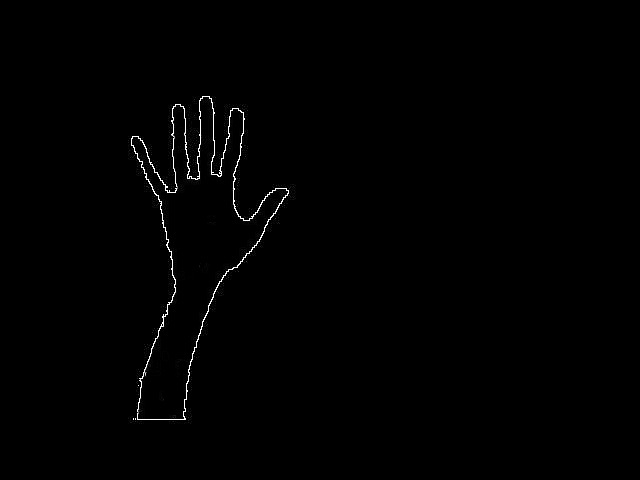
#> input picture startOutline.jpg, 640 x 480 px
$ python version1.py   (older library calls are emulated)
#> lines starting #> are read from the running program, lines starting #| are printed output that depends on the picture; after the words box and inside, x2 and y2 are one past the last pixel; in counts of white or black regions, pixels touching at a corner belong together
import cv2
import numpy as np
import math
import matplotlib.pyplot as plt
from scipy import ndimage

alpha=0
outlineNum=18806*0.85
outline=cv2.imread("startOutline.jpg")
#> outline is the input picture: shape (480, 640, 3); min 0, max 255, mean 1.5
start=cv2.imread("start.png",cv2.IMREAD_GRAYSCALE)
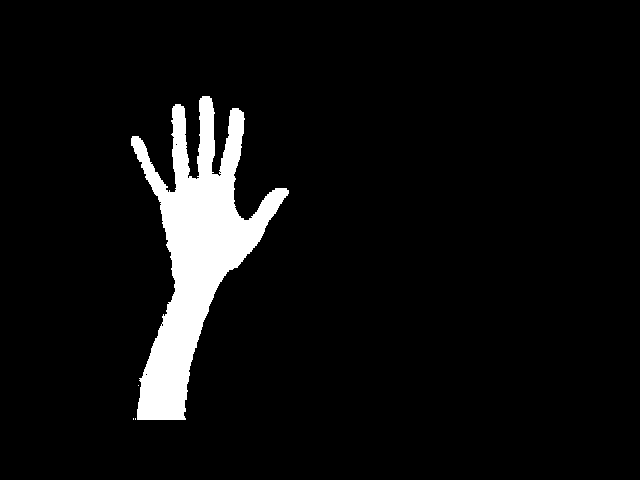
#> input picture start.png, 640 x 480 px
#> start: shape (480, 640); 6.1% white; 4 white regions (3 under 20 px), largest, box (x1, y1, x2, y2) and area: (131, 96, 289, 420) 18801
camera = cv2.VideoCapture(0)
kernel = cv2.getStructuringElement(cv2.MORPH_RECT, (7, 7))
kernel2 = cv2.getStructuringElement(cv2.MORPH_RECT, (3, 3))
face_cascade = cv2.CascadeClassifier('haar_cascade_frontaface.xml')
bg3 = np.zeros((480,640,3), np.uint8)
bg1 = np.zeros((480,640), np.uint8)
robo=bg3.copy()
p=(int(robo.shape[1]/2))
origin=(int(robo.shape[1]/2), int(robo.shape[0]))
cv2.line(robo, origin, (p,200), (0, 0, 255), 2)
#cv2.imshow("robo",robo)
roborot=300
handOrigin=[195,250]
hand={"loc":handOrigin,"aspect_ratio":0.487654,"size":1458,"mean_color":None}
s=0
s2=0
s3=0
threshold = 60
minLineLength = 10
fgbg = cv2.createBackgroundSubtractorMOG2()
fgbg.setDetectShadows(False)
(grabbed, frame) = camera.read()
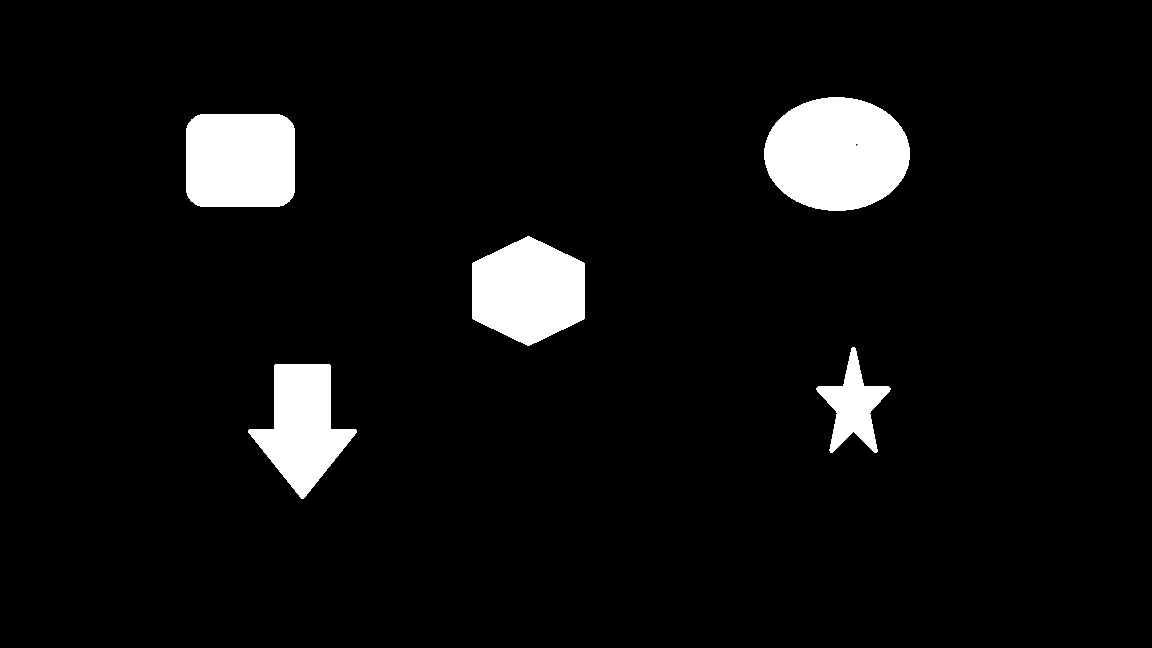
#> input picture blob.png, 1152 x 648 px, given in place of the camera
#> frame is the input picture: shape (648, 1152, 3); mean B, G, R 14.8, 14.8, 14.8
last_box=[131, 96, 158, 324]
frame2=frame.copy()
cv2.rectangle(frame2, (last_box[0], last_box[1]), (last_box[0]+last_box[2],last_box[1]+last_box[3]), (50, 50, 50), cv2.FILLED)
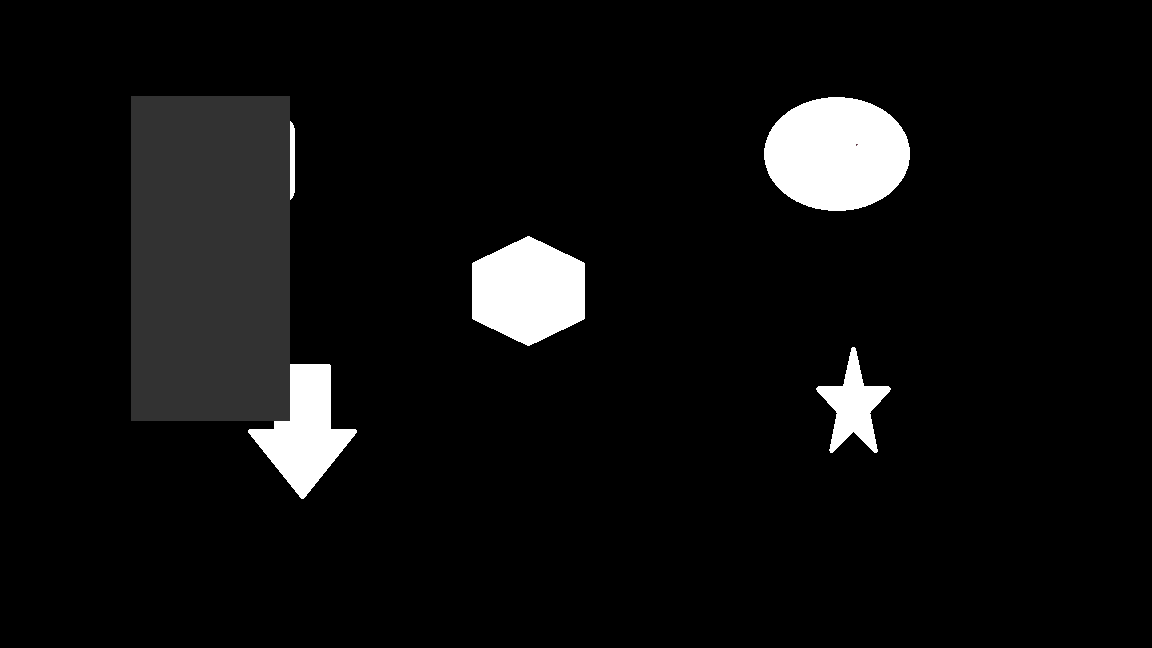
#> frame2: shape (648, 1152, 3); 6.92% of pixels changed, all inside (x1, y1, x2, y2) = (131, 96, 290, 421)
fgbg.apply(frame2)
stopped=0.7
# [10 lines left out: function flat, not called in this run]
def meanColor(frame):
    return frame.sum(axis=(0, 1)) / np.count_nonzero(frame, axis=(0, 1))
# [11 lines left out: function get_mROI, not called in this run]
def MovementMask(frame,mask):
    global last_box
    if s is 0:
        background=frame.copy()
        #cv2.rectangle(background, (last_box[0], last_box[1]), (last_box[0] + last_box[2], last_box[1] + last_box[3]),frame[last_box[1]:last_box[1] + last_box[3],last_box[0]:last_box[0] + last_box[2]].mean(axis=(0,1)), cv2.FILLED)
    else:
        if mask is not None:
            [x, y, w, h],han = get_mROI(mask)
            x = int((x + last_box[0]) / 2)
            y = int((y + last_box[1]) / 2)
            w = int((w + last_box[2]) / 2)
            h = int((h + last_box[3]) / 2)
            last_box = [x, y, w, h]
        curr = np.ones((frame.shape[0], frame.shape[1]), np.uint8) * 255
        cv2.rectangle(curr, (last_box[0], last_box[1]), (last_box[0] + last_box[2], last_box[1] + last_box[3]), (0, 0, 0),cv2.FILLED)
        background = cv2.bitwise_and(frame, frame, mask=curr).astype(np.uint8) +\
                     (stopped * cv2.bitwise_and(fgbg.getBackgroundImage(), fgbg.getBackgroundImage(),mask=(255 - curr))).astype(np.uint8) + \
                     ((1 - stopped) * cv2.bitwise_and(frame, frame, mask=(255 - curr))).astype(np.uint8)
    fgbg.apply(background)
    return  fgbg.apply(frame, learningRate=0)
def roboRot(d):
    global roborot
    robo=bg3.copy()
    roborot+=d
    x=origin[0]+200*math.cos(math.radians(roborot))
    y=origin[1]+200*math.sin(math.radians(roborot))
    cv2.line(robo, origin, (int(x), int(y)), (0, 0, 255), 2)
    #cv2.imshow("robo", robo)
# [11 lines left out: functions cords, cosineSim, not called in this run]
def dist(p1,p2):
    return math.sqrt(math.pow(p1[0]-p2[0],2)+math.pow(p1[1]-p2[1],2))
# [42 lines left out: functions findHand, clear_background, not called in this run]

def color_segmentation(img):
    lower_HSV_values = np.array([0, 40, 0], dtype = "uint8")
    upper_HSV_values = np.array([25, 255, 255], dtype = "uint8")

    lower_YCbCr_values = np.array((0, 138, 67), dtype = "uint8")
    upper_YCbCr_values = np.array((255, 173, 133), dtype = "uint8")

    lower_Lab_values = np.array([35, 135, 120], dtype="uint8")
    upper_Lab_values = np.array([200, 180, 155], dtype="uint8")

    blured = cv2.GaussianBlur(img, (7, 7), 0)
    YCbCr_image = cv2.cvtColor(blured, cv2.COLOR_BGR2YCrCb)
    HSV_image = cv2.cvtColor(blured, cv2.COLOR_BGR2HSV)
    Lab_image = cv2.cvtColor(blured, cv2.COLOR_BGR2Lab)

    #A binary mask is returned. White pixels (255) represent pixels that fall into the upper/lower.
    mask_YCbCr = cv2.inRange(YCbCr_image, lower_YCbCr_values, upper_YCbCr_values)
    mask_HSV = cv2.inRange(HSV_image, lower_HSV_values, upper_HSV_values)
    mask_Lab = cv2.inRange(Lab_image, lower_HSV_values, upper_HSV_values)
    skinMask=cv2.add(mask_HSV, mask_YCbCr, mask_Lab)

    skinMask = cv2.medianBlur(skinMask, 7)
    skinMask = cv2.erode(skinMask, kernel)
    skinMask = cv2.dilate(skinMask, kernel,iterations=4)
    skinMask = cv2.erode(skinMask, kernel,iterations=4)
    skinMask=cv2.GaussianBlur(skinMask, (5, 5), 0)
    sdf, contour, hier = cv2.findContours(skinMask, cv2.RETR_CCOMP, cv2.CHAIN_APPROX_SIMPLE)
    for cnt in contour:
        cv2.drawContours(skinMask, [cnt], 0, 255, -1)
    return skinMask
roboRot(0)
handMask=start.copy()
while True:
    (grabbed, frame) = camera.read()
    moveMask=MovementMask(frame,handMask)
#> in MovementMask, `return  fgbg.apply(frame, learningRate=0)`: returned value: shape (648, 1152); every value is 0
    cv2.imshow("Azsdfghjkl",moveMask)
    gray = cv2.cvtColor(frame, cv2.COLOR_BGR2GRAY)
    faces = face_cascade.detectMultiScale(gray, 1.3, 5)
#> faces = ()
    for (x, y, w, h) in faces:
        cv2.rectangle(frame, (x-20, y-30), (x + w+20, y + h+70), (255, 0, 0), cv2.FILLED)
#> this loop made 0 passes
    skinMask=color_segmentation(frame)
#> in color_segmentation, `YCbCr_image = cv2.cvtColor(blured, cv2.COLOR_BGR2YCrCb)`: YCbCr_image: shape (648, 1152, 3); mean of channels 0, 1, 2 14.8, 128, 128
#> in color_segmentation, `HSV_image = cv2.cvtColor(blured, cv2.COLOR_BGR2HSV)`: HSV_image: shape (648, 1152, 3); mean H, S, V 0, 0, 14.8
#> in color_segmentation, `Lab_image = cv2.cvtColor(blured, cv2.COLOR_BGR2Lab)`: Lab_image: shape (648, 1152, 3); mean of channels 0, 1, 2 14.9, 128, 128
#> in color_segmentation, `mask_Lab = cv2.inRange(Lab_image, lower_HSV_values, upper_HSV_values)`:
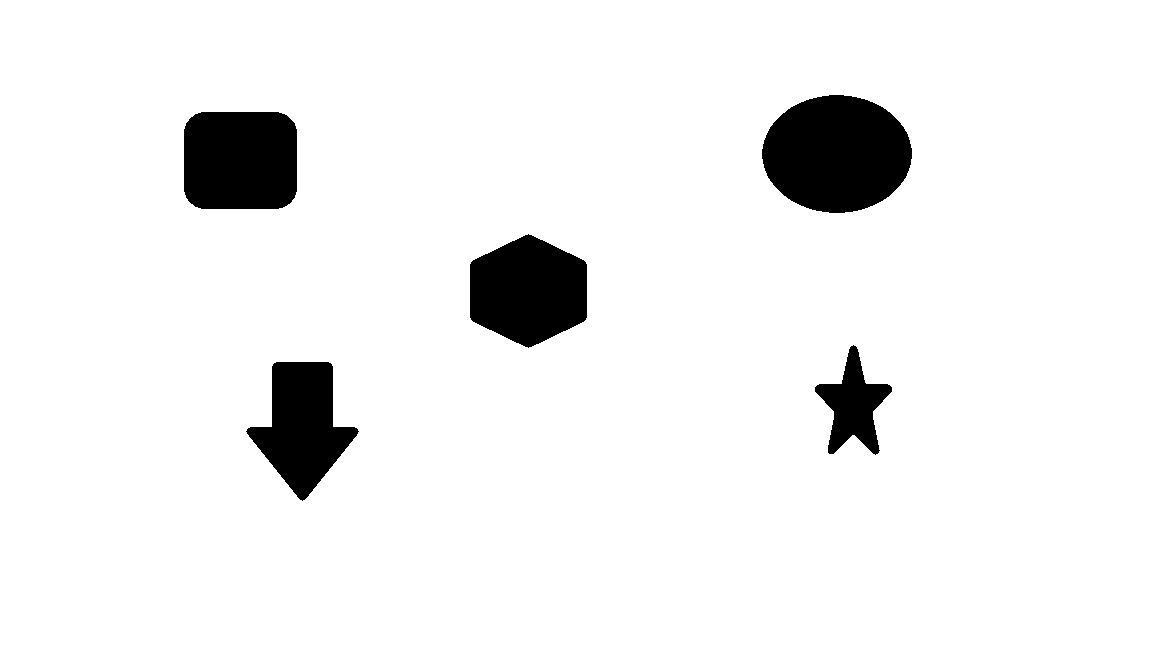
#> mask_Lab: shape (648, 1152); 93.7% white; 5 black regions, box (x1, y1, x2, y2) and area: (762, 95, 912, 213) 13779, (184, 112, 297, 209) 10554, (470, 234, 587, 348) 10090, (246, 362, 359, 501) 8522, (815, 345, 892, 455) 3826
#> in color_segmentation, `sdf, contour, hier = cv2.findContours(skinMask, cv2.RETR_CCOMP, cv2.CH..`: contour = []
    skin = cv2.bitwise_and(frame, frame, mask=skinMask)
#> skin: shape (648, 1152, 3); every value is 0
    if s==1:
        handMask = clear_background(skinMask,moveMask,frame,handMask)
        if handMask is not None:
            cv2.circle(frame, (hand["loc"][0], hand["loc"][1]), 7, (0, 255, 255), -1)
           # cv2.imshow("images1", np.hstack((moveMask,skinMask,handMask)))
            cv2.imshow("imagdes1", handMask)
            '''lines = cv2.HoughLines(handMask, 1, np.pi / 180, threshold=threshold)
            if lines is not None:
                for r, theta in lines[0]:
                    a = np.cos(theta)
                    b = np.sin(theta)
                    x0 = a * r
                    y0 = b * r
                    x1 = int(x0 + 1000 * (-b))
                    y1 = int(y0 + 1000 * (a))
                    x2 = int(x0 - 1000 * (-b))
                    y2 = int(y0 - 1000 * (a))
                    if (x1 - x2) != 0:
                        m = (y1 - y2) / (x1 - x2)
                    if m * alpha != -1:
                        ans = math.degrees(math.atan((alpha - m) / (1 + m * alpha)))
                    if s2==1 and math.fabs(ans) > 1:
                        roboRot(-ans)
                        print(ans)
                    elif s2==0:s2=1
                    alpha = m
                cv2.line(frame, (x1, y1), (x2, y2), (0, 0, 255), 2)'''
        else:
            s = 0
            hand["loc"] = handOrigin
            roborot =300
            roboRot(0)
    else:
        frame2 = frame.copy()
        cv2.rectangle(frame2, (last_box[0], last_box[1]), (last_box[0] + last_box[2], last_box[1] + last_box[3]),(50, 50, 50), cv2.FILLED)
        fgbg.apply(frame2)
#> (the run stopped early here; a loop or call above may not have finished)
